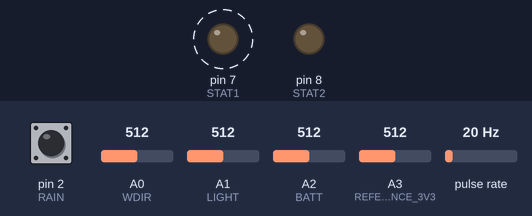
The sketch below on a simulated Arduino Uno, built with avr-gcc and run on an emulated ATmega328P. Shown: output pins drawn as LEDs (lit = HIGH). Wiring (inferred from the names in the program): pulse sensor: data pin 3. Dashed ring = blinking. The inputs (shaded band) are chosen by the test bench; at power-on: pin 2 (RAIN) HIGH, A0 (WDIR) = 512, A1 (LIGHT) = 512, A2 (BATT) = 512, A3 (REFERENCE_3V3) = 512, pulse rate 20 Hz. What the sketch prints to the serial monitor is not drawn.

Above: at 0.5 s.
Timing chart, 0 to 3.0 s (numbered marks = the images above):
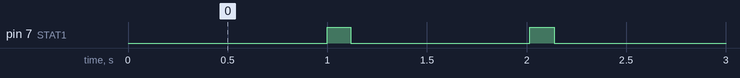

The sketch:

Weather_Hacked.ino
```cpp
// (licence header left out)
#include <Wire.h> //I2C needed for sensors

//Hardware pin definitions
//-=-=-=-=-=-=-=-=-=-=-=-=-=-=-=-=-=-=-=-=-=-=-=-=-=-=-=-=
// digital I/O pins
const byte WSPEED = 3;
const byte RAIN = 2;
const byte STAT1 = 7;
const byte STAT2 = 8;

// analog I/O pins
const byte REFERENCE_3V3 = A3;
const byte LIGHT = A1;
const byte BATT = A2;
const byte WDIR = A0;
//-=-=-=-=-=-=-=-=-=-=-=-=-=-=-=-=-=-=-=-=-=-=-=-=-=-=-=-=

//Global Variables
//-=-=-=-=-=-=-=-=-=-=-=-=-=-=-=-=-=-=-=-=-=-=-=-=-=-=-=-=
long lastSecond; //The millis counter to see when a second rolls by
byte seconds; //When it hits 60, increase the current minute
byte seconds_2m; //Keeps track of the "wind speed/dir avg" over last 2 minutes array of data
byte minutes; //Keeps track of where we are in various arrays of data
byte minutes_10m; //Keeps track of where we are in wind gust/dir over last 10 minutes array of data

long lastWindCheck = 0;
volatile long lastWindIRQ = 0;
volatile byte windClicks = 0;

//We need to keep track of the following variables:
//Wind speed/dir each update (no storage)
//Wind gust/dir over the day (no storage)
//Wind speed/dir, avg over 2 minutes (store 1 per second)
//Wind gust/dir over last 10 minutes (store 1 per minute)
//Rain over the past hour (store 1 per minute)
//Total rain over date (store one per day)

byte windspdavg[120]; //120 bytes to keep track of 2 minute average

#define WIND_DIR_AVG_SIZE 120
int winddiravg[WIND_DIR_AVG_SIZE]; //120 ints to keep track of 2 minute average
float windgust_10m[10]; //10 floats to keep track of 10 minute max
int windgustdirection_10m[10]; //10 ints to keep track of 10 minute max
volatile float rainHour[60]; //60 floating numbers to keep track of 60 minutes of rain

//These are all the weather values that wunderground expects:
int winddir = 0; // [0-360 instantaneous wind direction]
float windspeedmph = 0; // [mph instantaneous wind speed]
float windgustmph = 0; // [mph current wind gust, using software specific time period]
int windgustdir = 0; // [0-360 using software specific time period]
float windspdmph_avg2m = 0; // [mph 2 minute average wind speed mph]
int winddir_avg2m = 0; // [0-360 2 minute average wind direction]
float windgustmph_10m = 0; // [mph past 10 minutes wind gust mph ]
int windgustdir_10m = 0; // [0-360 past 10 minutes wind gust direction]
float humidity = 0; // [%]
float tempf = 0; // [temperature F]
float rainin = 0; // [rain inches over the past hour)] -- the accumulated rainfall in the past 60 min
volatile float dailyrainin = 0; // [rain inches so far today in local time]
//float baromin = 30.03;// [barom in] - It's hard to calculate baromin locally, do this in the agent
float pressure = 0;
//float dewptf; // [dewpoint F] - It's hard to calculate dewpoint locally, do this in the agent

float batt_lvl = 11.8; //[analog value from 0 to 1023]
float light_lvl = 455; //[analog value from 0 to 1023]

// volatiles are subject to modification by IRQs
volatile unsigned long raintime, rainlast, raininterval, rain;

//-=-=-=-=-=-=-=-=-=-=-=-=-=-=-=-=-=-=-=-=-=-=-=-=-=-=-=-=

//Interrupt routines (these are called by the hardware interrupts, not by the main code)
//-=-=-=-=-=-=-=-=-=-=-=-=-=-=-=-=-=-=-=-=-=-=-=-=-=-=-=-=
void rainIRQ()
// Count rain gauge bucket tips as they occur
// Activated by the magnet and reed switch in the rain gauge, attached to input D2
{
  raintime = millis(); // grab current time
  raininterval = raintime - rainlast; // calculate interval between this and last event

  if (raininterval > 10) // ignore switch-bounce glitches less than 10mS after initial edge
  {
    dailyrainin += 0.011; //Each dump is 0.011" of water
    rainHour[minutes] += 0.011; //Increase this minute's amount of rain

    rainlast = raintime; // set up for next event
  }
}

void wspeedIRQ()
// Activated by the magnet in the anemometer (2 ticks per rotation), attached to input D3
{
  if (millis() - lastWindIRQ > 10) // Ignore switch-bounce glitches less than 10ms (142MPH max reading) after the reed switch closes
  {
    lastWindIRQ = millis(); //Grab the current time
    windClicks++; //There is 1.492MPH for each click per second.
  }
}


void setup()
{
  Serial.begin(9600);
  Serial.println("Weather Shield Example");

  pinMode(STAT1, OUTPUT); //Status LED Blue
  pinMode(STAT2, OUTPUT); //Status LED Green

  pinMode(WSPEED, INPUT_PULLUP); // input from wind meters windspeed sensor
  pinMode(RAIN, INPUT_PULLUP); // input from wind meters rain gauge sensor

  pinMode(REFERENCE_3V3, INPUT);
  pinMode(LIGHT, INPUT);


  seconds = 0;
  lastSecond = millis();

  // attach external interrupt pins to IRQ functions
  attachInterrupt(0, rainIRQ, FALLING);
  attachInterrupt(1, wspeedIRQ, FALLING);

  // turn on interrupts
  interrupts();

  Serial.println("Weather Shield online!");

}

void loop()
{
  //Keep track of which minute it is
  if(millis() - lastSecond >= 1000)
  {
    digitalWrite(STAT1, HIGH); //Blink stat LED

    lastSecond += 1000;

    //Take a speed and direction reading every second for 2 minute average
    if(++seconds_2m > 119) seconds_2m = 0;

    //Calc the wind speed and direction every second for 120 second to get 2 minute average
    float currentSpeed = windspeedmph;
    //float currentSpeed = random(5); //For testing
    int currentDirection = get_wind_direction();
    windspdavg[seconds_2m] = (int)currentSpeed;
    winddiravg[seconds_2m] = currentDirection;
    //if(seconds_2m % 10 == 0) displayArrays(); //For testing

    //Check to see if this is a gust for the minute
    if(currentSpeed > windgust_10m[minutes_10m])
    {
      windgust_10m[minutes_10m] = currentSpeed;
      windgustdirection_10m[minutes_10m] = currentDirection;
    }

    //Check to see if this is a gust for the day
    if(currentSpeed > windgustmph)
    {
      windgustmph = currentSpeed;
      windgustdir = currentDirection;
    }

    if(++seconds > 59)
    {
      seconds = 0;

      if(++minutes > 59) minutes = 0;
      if(++minutes_10m > 9) minutes_10m = 0;

      rainHour[minutes] = 0; //Zero out this minute's rainfall amount
      windgust_10m[minutes_10m] = 0; //Zero out this minute's gust
    }

    //Report all readings every second
    printWeather();

    digitalWrite(STAT1, LOW); //Turn off stat LED
  }

  delay(100);
}

//Calculates each of the variables that wunderground is expecting
void calcWeather()
{
  //Calc winddir
  winddir = get_wind_direction();

  //Calc windspeed
  windspeedmph = get_wind_speed();

  //Calc windgustmph
  //Calc windgustdir
  //These are calculated in the main loop

  //Calc windspdmph_avg2m
  float temp = 0;
  for(int i = 0 ; i < 120 ; i++)
    temp += windspdavg[i];
  temp /= 120.0;
  windspdmph_avg2m = temp;

  //Calc winddir_avg2m, Wind Direction
  //You can't just take the average. Google "mean of circular quantities" for more info
  //We will use the Mitsuta method because it doesn't require trig functions
  //And because it sounds cool.
  //Based on: http://abelian.org/vlf/bearings.html
  //Based on: http://stackoverflow.com/questions/1813483/averaging-angles-again
  long sum = winddiravg[0];
  int D = winddiravg[0];
  for(int i = 1 ; i < WIND_DIR_AVG_SIZE ; i++)
  {
    int delta = winddiravg[i] - D;

    if(delta < -180)
      D += delta + 360;
    else if(delta > 180)
      D += delta - 360;
    else
      D += delta;

    sum += D;
  }
  winddir_avg2m = sum / WIND_DIR_AVG_SIZE;
  if(winddir_avg2m >= 360) winddir_avg2m -= 360;
  if(winddir_avg2m < 0) winddir_avg2m += 360;

  //Calc windgustmph_10m
  //Calc windgustdir_10m
  //Find the largest windgust in the last 10 minutes
  windgustmph_10m = 0;
  windgustdir_10m = 0;
  //Step through the 10 minutes
  for(int i = 0; i < 10 ; i++)
  {
    if(windgust_10m[i] > windgustmph_10m)
    {
      windgustmph_10m = windgust_10m[i];
      windgustdir_10m = windgustdirection_10m[i];
    }
  }


  //Total rainfall for the day is calculated within the interrupt
  //Calculate amount of rainfall for the last 60 minutes
  rainin = 0;
  for(int i = 0 ; i < 60 ; i++)
    rainin += rainHour[i];


  //Calc dewptf

  //Calc light level
  light_lvl = get_light_level();

  //Calc battery level
  batt_lvl = get_battery_level();
}

//Returns the voltage of the light sensor based on the 3.3V rail
//This allows us to ignore what VCC might be (an Arduino plugged into USB has VCC of 4.5 to 5.2V)
float get_light_level()
{
  float operatingVoltage = analogRead(REFERENCE_3V3);

  float lightSensor = analogRead(LIGHT);

  operatingVoltage = 3.3 / operatingVoltage; //The reference voltage is 3.3V

  lightSensor = operatingVoltage * lightSensor;

  return(lightSensor);
}

//Returns the voltage of the raw pin based on the 3.3V rail
//This allows us to ignore what VCC might be (an Arduino plugged into USB has VCC of 4.5 to 5.2V)
//Battery level is connected to the RAW pin on Arduino and is fed through two 5% resistors:
//3.9K on the high side (R1), and 1K on the low side (R2)
float get_battery_level()
{
  float operatingVoltage = analogRead(REFERENCE_3V3);

  float rawVoltage = analogRead(BATT);

  operatingVoltage = 3.30 / operatingVoltage; //The reference voltage is 3.3V

  rawVoltage = operatingVoltage * rawVoltage; //Convert the 0 to 1023 int to actual voltage on BATT pin

  rawVoltage *= 4.90; //(3.9k+1k)/1k - multiple BATT voltage by the voltage divider to get actual system voltage

  return(rawVoltage);
}

//Returns the instataneous wind speed
float get_wind_speed()
{
  float deltaTime = millis() - lastWindCheck; //750ms

  deltaTime /= 1000.0; //Covert to seconds

  float windSpeed = (float)windClicks / deltaTime; //3 / 0.750s = 4

  windClicks = 0; //Reset and start watching for new wind
  lastWindCheck = millis();

  windSpeed *= 1.492; //4 * 1.492 = 5.968MPH

  /* Serial.println();
   Serial.print("Windspeed:");
   Serial.println(windSpeed);*/

  return(windSpeed);
}

//Read the wind direction sensor, return heading in degrees
int get_wind_direction()
{
  unsigned int adc;

  adc = analogRead(WDIR); // get the current reading from the sensor

  // The following table is ADC readings for the wind direction sensor output, sorted from low to high.
  // Each threshold is the midpoint between adjacent headings. The output is degrees for that ADC reading.
  // Note that these are not in compass degree order! See Weather Meters datasheet for more information.

  if (adc < 380) return (113);
  if (adc < 393) return (68);
  if (adc < 414) return (90);
  if (adc < 456) return (158);
  if (adc < 508) return (135);
  if (adc < 551) return (203);
  if (adc < 615) return (180);
  if (adc < 680) return (23);
  if (adc < 746) return (45);
  if (adc < 801) return (248);
  if (adc < 833) return (225);
  if (adc < 878) return (338);
  if (adc < 913) return (0);
  if (adc < 940) return (293);
  if (adc < 967) return (315);
  if (adc < 990) return (270);
  return (-1); // error, disconnected?
}


//Prints the various variables directly to the port
//I don't like the way this function is written but Arduino doesn't support floats under sprintf
void printWeather()
{
  calcWeather(); //Go calc all the various sensors

  Serial.println();
  Serial.print("$,winddir=");
  Serial.print(winddir);
  Serial.print(",windspeedmph=");
  Serial.print(windspeedmph, 1);
  Serial.print(",windgustmph=");
  Serial.print(windgustmph, 1);
  Serial.print(",windgustdir=");
  Serial.print(windgustdir);
  Serial.print(",windspdmph_avg2m=");
  Serial.print(windspdmph_avg2m, 1);
  Serial.print(",winddir_avg2m=");
  Serial.print(winddir_avg2m);
  Serial.print(",windgustmph_10m=");
  Serial.print(windgustmph_10m, 1);
  Serial.print(",windgustdir_10m=");
  Serial.print(windgustdir_10m);
//  Serial.print(",humidity=");
//  Serial.print(humidity, 1);
//  Serial.print(",tempf=");
//  Serial.print(tempf, 1);
  Serial.print(",rainin=");
  Serial.print(rainin, 2);
  Serial.print(",dailyrainin=");
  Serial.print(dailyrainin, 2);
//  Serial.print(",pressure=");
//  Serial.print(pressure, 2);
//  Serial.print(",batt_lvl=");
//  Serial.print(batt_lvl, 2);
//  Serial.print(",light_lvl=");
//  Serial.print(light_lvl, 2);
  Serial.print(",");
  Serial.println("#");

}
```

Measured:
- by itself, pin 7 (STAT1): alternates HIGH for 0.12 s and LOW for 0.90 s
- by itself, everything shown: repeats every 2.0 s, in 4 steps
